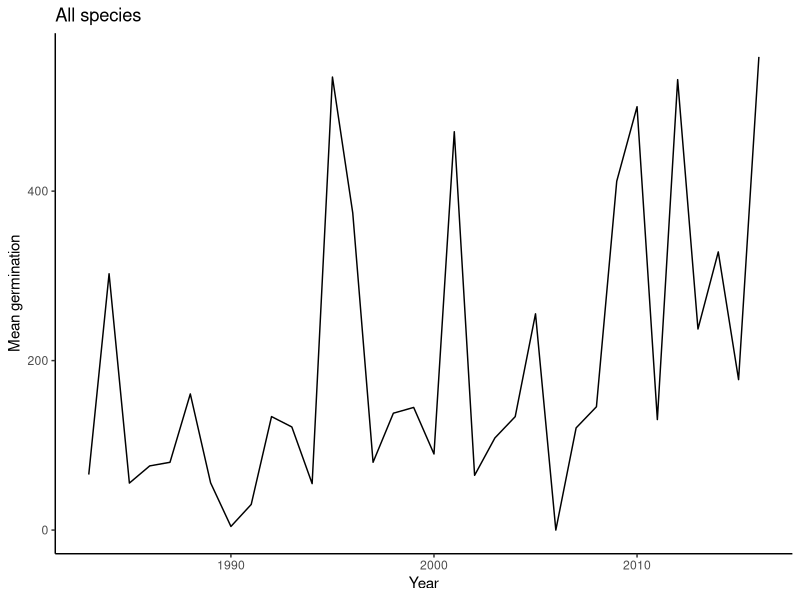
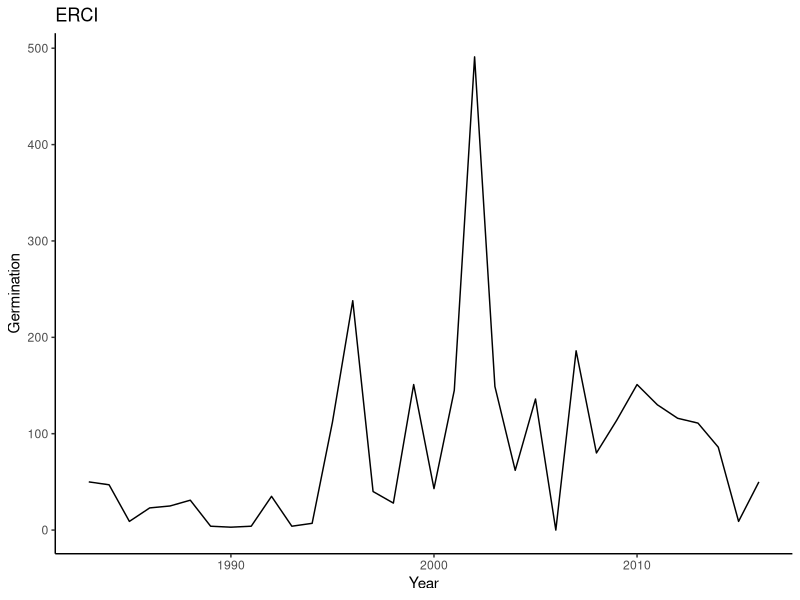
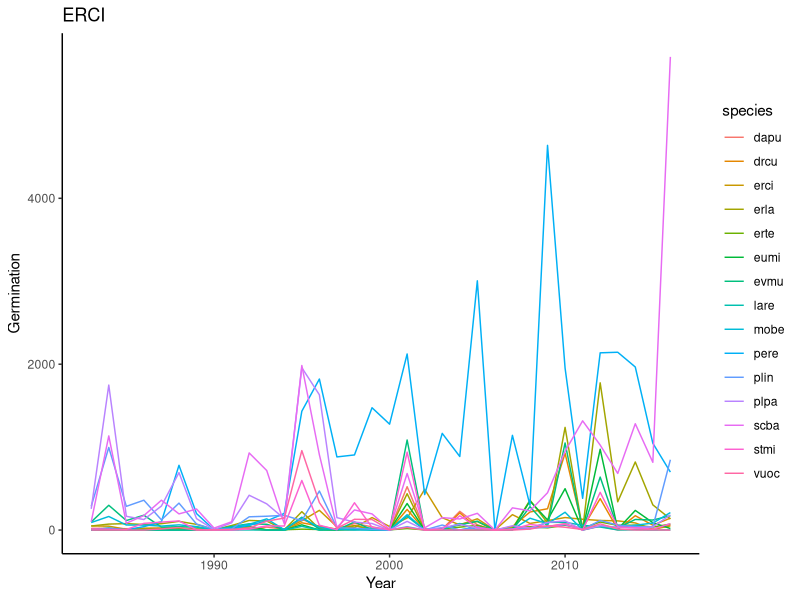

Reproduce these figures in R, in order.
## ---- chunk 1
knitr::opts_chunk$set(echo = TRUE)
## ---- chunk 2
# load the ggplot2 package (if the below line does not run, 
# you need to install the package via Tools > Install Packages in Rstudio)
library(ggplot2)

# read in the data - we need the na.strings argument because 
# missing values are coded as dots in the CSV file
data_venable = read.csv("Venable LTREB - SpeciesByYear.csv",na.strings=".")
# select appropriate columns
data_venable = data_venable[,c("year","species","germ","survive","bx")]
# inspect the data
str(data_venable)

# calculate germination per year across all species using the aggregate function
germ_by_year = aggregate(germ~year,data=data_venable,mean)
# inspect the output
str(germ_by_year)

# plot with ggplot (this is a new function)
ggplot(data=germ_by_year,aes(x=year,y=germ)) + 
  geom_line() + theme_classic() + ggtitle("All species") +
  xlab("Year") + ylab("Mean germination")

# subset the data for a single species
data_venable_erci = data_venable[data_venable$species=="erci",]
# print data and then plot
ggplot(data=data_venable_erci,aes(x=year,y=germ)) + 
  geom_line() + theme_classic() + ggtitle("ERCI") +
  xlab("Year") + ylab("Germination")

# plot multiple species
ggplot(data=data_venable,aes(x=year,y=germ,col=species)) + 
  geom_line() + theme_classic() + ggtitle("ERCI") +
  xlab("Year") + ylab("Germination")
